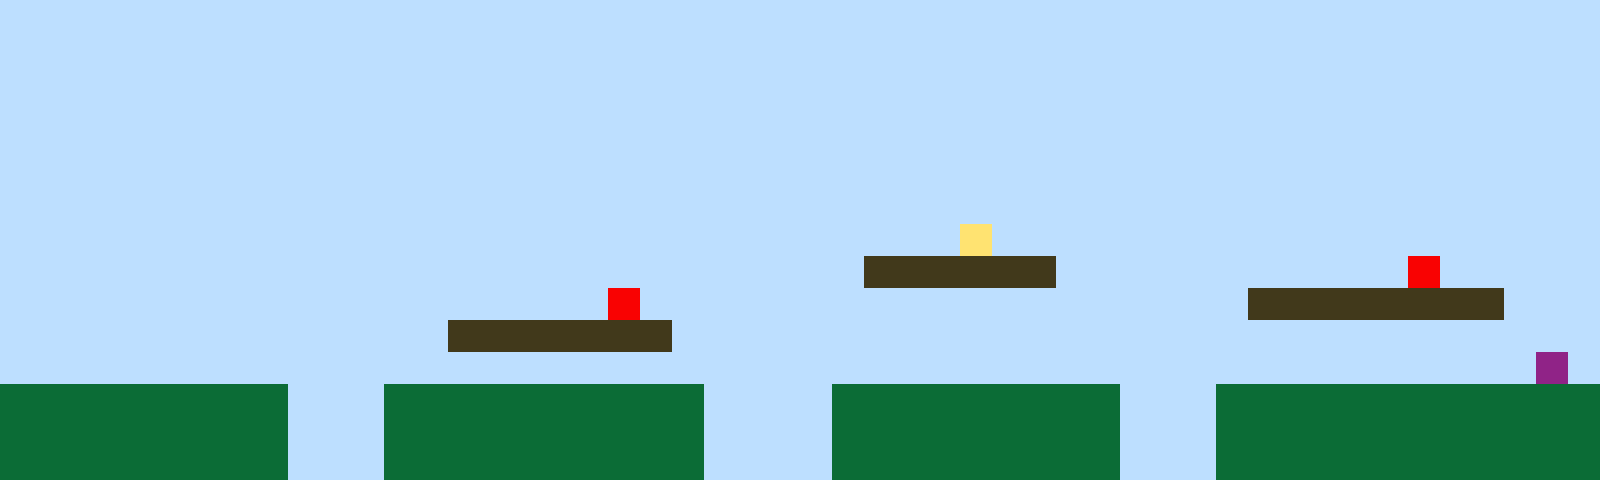

Rendered tile map (Tiled .tmx) drawn with the repository's tilesets; below, a short description and the full map source, tile grids included:
An orthogonal 50x15 tile map with 32x32 px tiles, 1 tile layer (Tile Layer 1).

<map version="1.10" tiledversion="1.11.2" orientation="orthogonal" renderorder="right-up" width="50" height="15" tilewidth="32" tileheight="32" infinite="0" nextlayerid="2" nextobjectid="1"><editorsettings><export target="map1.csv" format="csv" /></editorsettings><tileset firstgid="1" name="sprites" tilewidth="32" tileheight="32" tilecount="6" columns="3"><image source="sprites.png" width="96" height="64" /></tileset><layer id="1" name="Tile Layer 1" width="50" height="15"><data encoding="csv">1,1,1,1,1,1,1,1,1,1,1,1,1,1,1,1,1,1,1,1,1,1,1,1,1,1,1,1,1,1,1,1,1,1,1,1,1,1,1,1,1,1,1,1,1,1,1,1,1,1,1,1,1,1,1,1,1,1,1,1,1,1,1,1,1,1,1,1,1,1,1,1,1,1,1,1,1,1,1,1,1,1,1,1,1,1,1,1,1,1,1,1,1,1,1,1,1,1,1,1,1,1,1,1,1,1,1,1,1,1,1,1,1,1,1,1,1,1,1,1,1,1,1,1,1,1,1,1,1,1,1,1,1,1,1,1,1,1,1,1,1,1,1,1,1,1,1,1,1,1,1,1,1,1,1,1,1,1,1,1,1,1,1,1,1,1,1,1,1,1,1,1,1,1,1,1,1,1,1,1,1,1,1,1,1,1,1,1,1,1,1,1,1,1,1,1,1,1,1,1,1,1,1,1,1,1,1,1,1,1,1,1,1,1,1,1,1,1,1,1,1,1,1,1,1,1,1,1,1,1,1,1,1,1,1,1,1,1,1,1,1,1,1,1,1,1,1,1,1,1,1,1,1,1,1,1,1,1,1,1,1,1,1,1,1,1,1,1,1,1,1,1,1,1,1,1,1,1,1,1,1,1,1,1,1,1,1,1,1,1,1,1,1,1,1,1,1,1,1,1,1,1,1,1,1,1,1,1,1,1,1,1,1,1,1,1,1,1,1,1,1,1,1,1,1,1,1,1,1,1,1,1,1,1,1,1,1,1,1,1,1,1,1,1,1,1,1,1,1,1,1,1,1,1,1,1,1,1,1,1,1,1,1,1,1,1,1,1,1,1,1,1,1,1,1,1,1,1,1,1,4,1,1,1,1,1,1,1,1,1,1,1,1,1,1,1,1,1,1,1,1,1,1,1,1,1,1,1,1,1,1,1,1,1,1,1,1,1,1,1,1,1,1,1,1,1,1,3,3,3,3,3,3,1,1,1,1,1,1,1,1,1,1,1,5,1,1,1,1,1,1,1,1,1,1,1,1,1,1,1,1,1,1,1,1,1,1,1,1,5,1,1,1,1,1,1,1,1,1,1,1,1,1,1,1,1,1,1,1,3,3,3,3,3,3,3,3,1,1,1,1,1,1,1,1,1,1,1,1,1,1,1,1,1,3,3,3,3,3,3,3,1,1,1,1,1,1,1,1,1,1,1,1,1,1,1,1,1,1,1,1,1,1,1,1,1,1,1,1,1,1,1,1,1,1,1,1,1,1,1,1,1,1,1,1,1,1,1,1,1,1,1,1,1,1,1,1,1,1,1,1,1,1,1,1,1,1,1,1,1,1,1,1,1,1,1,1,1,6,1,2,2,2,2,2,2,2,2,2,1,1,1,2,2,2,2,2,2,2,2,2,2,1,1,1,1,2,2,2,2,2,2,2,2,2,1,1,1,2,2,2,2,2,2,2,2,2,2,2,2,2,2,2,2,2,2,2,2,2,1,1,1,2,2,2,2,2,2,2,2,2,2,1,1,1,1,2,2,2,2,2,2,2,2,2,1,1,1,2,2,2,2,2,2,2,2,2,2,2,2,2,2,2,2,2,2,2,2,2,1,1,1,2,2,2,2,2,2,2,2,2,2,1,1,1,1,2,2,2,2,2,2,2,2,2,1,1,1,2,2,2,2,2,2,2,2,2,2,2,2</data></layer></map>
